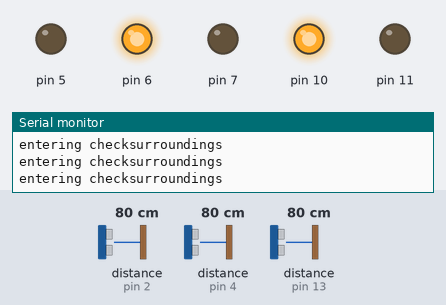
A sketch run on a simulated Arduino Mega 2560, built with avr-gcc and run on an emulated ATmega2560. Parts: output pins drawn as LEDs (lit = HIGH), the last lines printed to the serial monitor. Wiring (inferred from the names in the program): 3 × ultrasonic range finder: trigger pin 47, echo pin 2 / trigger pin 49, echo pin 4 / trigger pin 51, echo pin 13. The inputs (shaded band) are chosen by the test bench; at power-on: distance to the obstacle (sensors on pin 2, pin 4, pin 13) 80 cm. The echo pulse lasts 58.3 µs per cm; pins used as bus, display or sensor lines are not drawn.

Above: at 6.2 s.
6.3 s: distance to the obstacle (sensor on pin 2) set to 15 cm
9.3 s: distance to the obstacle (sensor on pin 2) set to 10 cm
At 10.5 s:
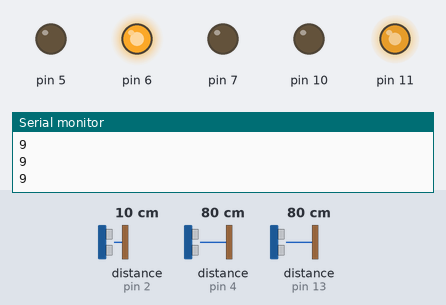
10.8 s: distance to the obstacle (sensor on pin 2) set to 97 cm
12.3 s: distance to the obstacle (sensor on pin 2) set to 104 cm
At 13.5 s:
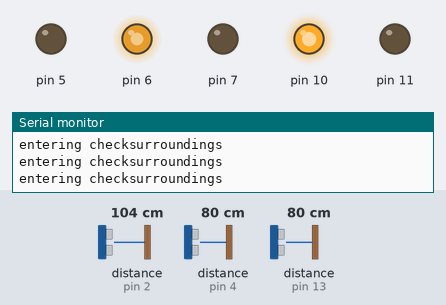
13.8 s: distance to the obstacle (sensor on pin 4) set to 14 cm
16.8 s: distance to the obstacle (sensor on pin 4) set to 11 cm
At 17.2 s:
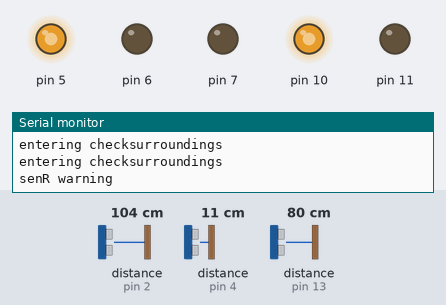
Timing chart, 0 to 19.3 s (numbered marks = the images above; inputs shaded):
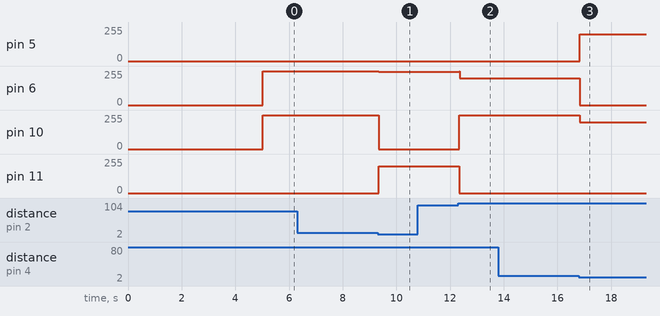

The sketch:

CarAI.ino
```cpp
#include "servo.h"
#include "motor.h"
#include "sensor.h"
#include "ai.h"
#include "Arduino.h"

ai robot;


#define sbi(PORT, bit) (PORT != 1 << bit);     //set a bit
#define cbi(PORT, bit) (PORT &= ~(1 << bit));  //clear a bit

int currentMotion; //the current movement the car is doing;
#define FOREWARD 1
#define STOP 2
//#define BACKWARDS 3
#define LEFT 4
#define RIGHT 5


#define CLOSEDISTANCE 10

void setup() {
	Serial.begin(9600);
	Serial.println("setup");

	robot.setup();
	delay(5000);
}

// the loop function runs over and over again until power down or reset
void loop() {
	Serial.println("loop");
	robot.start();

}
```

ai.cpp
```cpp
#include "ai.h"

#define SENSORCOUNT 3 //also change in sensors.cpp
#define MINWHILEDELAY delay(60);

//setup sensors
uint16_t sensorEchoPin[4] = { 2,13,4,8}; //these contain the pins for all the sensors
uint16_t sensorTrigPin[4] = { 47,51,49,8}; //9

uint32_t snapshot;

sensor sensors(sensorEchoPin, sensorTrigPin); //giving them to the class

uint8_t leftWarningCount = 0;
uint32_t leftWallHangingTime;

//setup engine
motor engine(6, 5, 10, 11);
//setup servo
servoCar servo(7);

bool servoDotted = false;

void ai::setup() {

	engine.setup();
	engineStop();

	//servo.line(servoDotted);

	sensors.fillSensors(5);
	for (size_t i = 0; i < SENSORCOUNT; i++)
	{
		sensorData[i] = sensors.GetSensorData(i); //maybe
	}

	leftWallHangingTime = millis();
}

void ai::start() {

	engineForward(255);

	snapshot = millis();

	while (true)
	{
		checkSurroundings(0);
		delay(20);
		if (millis() - snapshot >= 5500)
		{
			Serial.println("startLeftCircle");
			startLeftCircle();
			break;
		}
	}

	snapshot = millis();

	while (true)
	{
		checkSurroundings(1);
		delay(20);
		if (millis() - snapshot >= 27000)
		{
			break;
		}
	}

}

void ai::checkSurroundings(uint8_t mode) { //mode 0 straight mode 1 circle

	Serial.println("entering checksurroundings");
	sensors.fillSensors(5);

	if (sensors.GetSensorData(sensors.SenF) < 12 && sensors.GetSensorData(sensors.SenL) < 12 && sensors.GetSensorData(sensors.SenR) < 12)
	{
		Serial.println("lele");
		engineStop();
		mode = 3;
	}

	//servo.line(servoDotted);

	if (mode == 0 || mode == 1)
	{
		for (size_t i = 0; i < SENSORCOUNT; i++)
		{

			// add function to check all sensors to see if the car is not locked in position

			if (sensors.GetSensorData(i) < 12)
			{
				engineStop();

				if (i == sensors.SenF)
				{
					Serial.println("SenF warning");
					//turn left or right
					if (sensors.GetSensorData(sensors.SenL) - sensors.GetSensorData(sensors.SenR) <= 0)
					{
						spinRight(200);
						//turn right
						while (true)
						{
							sensors.fillSensors(sensors.SenF);
							Serial.println(sensors.GetSensorData(sensors.SenF));
							if (sensors.GetSensorData(sensors.SenF) >= 100)
							{
								carBackOnRail(mode);
								break;
							}
							MINWHILEDELAY
						}
					}
					else
					{
						spinLeft(200);
						while (true)
						{
							//turn left
							sensors.fillSensors(sensors.SenF);
							Serial.println(sensors.GetSensorData(sensors.SenF));
							Serial.println("wut");
							if (sensors.GetSensorData(sensors.SenF) >= 100)
							{

								carBackOnRail(mode);
								break;
							}
							MINWHILEDELAY
						}
					}
				}
				else if(i == sensors.SenL)
				{
					Serial.println("senL warning");  // if sensor left ois triggered 5 times in x amount of time do a 180 + degree turn to run away from the wall
					avoidLeftWallhanging();
					//turn right
					while (true)
					{
						spinRight(200);
						sensors.fillSensors(5);
						if (sensors.GetSensorData(sensors.SenF) >= 100 && sensors.GetSensorData(sensors.SenL) >= 12) //and sensors.getsensorsdate(sensors.senL) >= 15
						{
							carBackOnRail(mode);
							break;
						}
						MINWHILEDELAY
					}
				}
				else if(i == sensors.SenR)
				{
					Serial.println("senR warning");
					//turn left
					while (true)
					{
						spinLeft(200);
						sensors.fillSensors(5);
						if (sensors.GetSensorData(sensors.SenF) >= 100 && sensors.GetSensorData(sensors.SenR) >= 12) //and sensors.getsensorsdate(sensors.senR) >= 15
						{
							carBackOnRail(mode);
							break;
						}
						MINWHILEDELAY
					}

				}
			}
			//servoDotted = !servoDotted;
		}
	}
}

void ai::carBackOnRail(uint8_t mode) {

	if (mode == 0)
	{
		engineForward(255);
	}
	else if (mode == 1)
	{
		startLeftCircle();
	}

}

void ai::avoidLeftWallhanging()
{
	leftWarningCount++;
	if (leftWarningCount > 5)
	{
		if (millis() - leftWallHangingTime < 7000)
		{
			spinRight(255);
			delay(3500);
		}
		else
		{
			leftWarningCount = 0;
			leftWallHangingTime = millis();
		}
	}
}

void ai::startLeftCircle() {
	engine.LeftMotor(200, engine.FORWARD);
	engine.RightMotor(255, engine.FORWARD);
}

void ai::engineStop() {
	engine.LeftMotor(0, engine.FORWARD);
	engine.RightMotor(0, engine.FORWARD);
}

void ai::spinLeft(uint8_t speed) {
	engine.RightMotor(speed, engine.FORWARD);
	engine.LeftMotor(speed, engine.BACKWARDS);
}

void ai::spinRight(uint8_t speed) {
	engine.LeftMotor(250, engine.FORWARD);
	engine.RightMotor(speed, engine.BACKWARDS);
}

void ai::engineForward(uint8_t speed) {
	engine.LeftMotor(speed, engine.FORWARD);
	engine.RightMotor(speed, engine.FORWARD);
}
ai::~ai()
{
	delete sensorEchoPin;
	delete sensorData;
	delete sensorTrigPin;
}
```

ai.h
```cpp
#pragma once
#include "Arduino.h"
#include "sensor.h"
#include "motor.h"
#include "servoCar.h"

class ai
{
public:
	~ai();
	void setup();
	void start();
private:
	void checkSurroundings(uint8_t mode);
	void startLeftCircle();
	void engineStop();
	void spinLeft(uint8_t speed);
	void spinRight(uint8_t speed);
	void engineForward(uint8_t speed);
	void carBackOnRail(uint8_t mode);
	void avoidLeftWallhanging();

	uint32_t snapshot;
	uint8_t sensorData[4] = {255,255,255,255};
};
```

motor.cpp
```cpp
#include "motor.h"

#define MAXPWM 255

motor::motor(int pA1, int pA2, int pB1, int pB2)
{
	motorPins[0] = pA1;
	motorPins[1] = pA2;
	motorPins[2] = pB1;
	motorPins[3] = pB2;

}

void motor::setup() {

	for (size_t i = 0; i < sizeof(motorPins) / sizeof(motorPins[0]); i++)
	{
		pinMode(motorPins[i], OUTPUT);
	}
}

void motor::motorCombined(uint8_t speed, uint16_t direction, uint8_t side)
{

	if (direction == FORWARD)
	{
		if (speed == MAXPWM)
		{
			digitalWrite(motorPins[0 + side], HIGH);
			digitalWrite(motorPins[1 + side], LOW);

		}
		else if(speed == 0)
		{
			digitalWrite(motorPins[0 + side], LOW);
			digitalWrite(motorPins[1 + side], LOW);
		}
		else
		{
			analogWrite(motorPins[0 + side], speed);
			digitalWrite(motorPins[1 + side], LOW);
		}
	}
	if (direction == motor::BACKWARDS)
	{
		if (speed == MAXPWM)
		{
			digitalWrite(motorPins[0 + side], LOW);
			digitalWrite(motorPins[1 + side], HIGH);
		}
		else if (speed == 0)
		{
			digitalWrite(motorPins[0 + side], LOW);
			digitalWrite(motorPins[1 + side], LOW);
		}
		else
		{
			digitalWrite(motorPins[0 + side], LOW);
			analogWrite(motorPins[1 + side], speed);
		}
	}
}

void motor::LeftMotor(uint16_t speed, uint16_t direction)
{
	motorCombined(speed, direction, 0);
}

void motor::RightMotor(uint16_t speed, uint16_t direction)
{
	motorCombined(speed, direction, 2);
}


motor::~motor()
{
	delete motorPins;
}
```

motor.h
```cpp
#pragma once
#include "Arduino.h"

class motor
{
public:
	void setup();
	motor(int pA1, int pA2, int pB1, int pB2);
	void LeftMotor(uint16_t speed, uint16_t direction);
	void RightMotor(uint16_t speed, uint16_t direction); //see the uit16 def
	uint16_t FORWARD = 0x1;
	uint16_t BACKWARDS = 0x0;
	~motor();

private:
	prog_uint16_t motorPins[4];
	void motorCombined(uint8_t speed, uint16_t direction, uint8_t side);
};
```

sensor.cpp
```cpp
#include "sensor.h"

#define SENSORCOUNT 3

sensor::sensor(uint16_t sensorEchoPin[4], uint16_t sensorTrigPin[4])
{

	for (size_t i = 0; i < SENSORCOUNT; i++)
	{
		pinMode(sensorEchoPin[i], INPUT);
		pinMode(sensorTrigPin[i], OUTPUT);
		__sensorEchoPin = sensorEchoPin;
		__sensorTrigPin = sensorTrigPin;

		sensorCall[i] = millis();
	}
}

void sensor::fillSensors(uint8_t code) {
	//echo has to be replaced by echoFront/echoSide
	if (code == 5)
	{
		for (int i = 0; i < SENSORCOUNT; i++)
		{
			checkAge(i);
			__sensorDataEcho[i] = echo(__sensorEchoPin[i],__sensorTrigPin[i]);
		}
	}
	else
	{
		checkAge(code);
		__sensorDataEcho[code] = echo(__sensorEchoPin[code], __sensorTrigPin[code]);
	}

}

uint8_t sensor::GetSensorData(uint8_t number)
{
	return uint8_t(__sensorDataEcho[number]);
}

uint8_t sensor::echo(uint8_t echoPin, uint8_t trigPin)
{
	uint16_t maximumRange = 200; // Maximum range needed
	uint16_t minimumRange = 0; // Minimum range needed
	uint16_t duration, distance; // Duration used to calculate distance

	digitalWrite(trigPin, LOW);
	delayMicroseconds(2);

	digitalWrite(trigPin, HIGH);
	delayMicroseconds(10);

	digitalWrite(trigPin, LOW);
	duration = pulseIn(echoPin, HIGH);
	//Calculate the distance (in cm) based on the speed of sound.
	distance = duration / 58.2;

	if (distance >= maximumRange || distance <= minimumRange) {
		/* Send a negative number to computer and Turn LED ON
		to indicate "out of range" */
		return uint8_t(255);
	}
	else {
		/* Send the distance to the computer using Serial protocol, and
		turn LED OFF to indicate successful reading. */
		return uint8_t(distance);
	}
}

void sensor::checkAge(uint8_t number)
{
	if (millis() - sensorCall[number] < 10)
	{
		/*Serial.print("delay for ");
		Serial.println(10 - millis() - sensorCall[number]);
		delay(10 - millis() - sensorCall[number]);*/
		delay(10);
	}
	sensorCall[number] = millis();
}


sensor::~sensor()
{
	delete __sensorEchoPin;
	delete __sensorTrigPin;
	delete __sensorDataEcho;
}
```

sensor.h
```cpp
#pragma once
#include "Arduino.h"

class sensor
{
public:
	sensor(uint16_t sensorEchoPin[4] ,uint16_t sensorTrigPin[4]);
	uint8_t SenF = 0;
	uint8_t SenL = 1;
	uint8_t SenR = 2;
	uint8_t SenExtra = 3;

	void fillSensors(uint8_t code);
	uint8_t GetSensorData(uint8_t number);
	~sensor();

private:
	uint16_t* __sensorEchoPin;
	uint16_t* __sensorTrigPin;
	uint8_t __sensorDataEcho[4] = { -1,-1,-1,-1 };
	uint32_t sensorCall[4];

	uint8_t echo(uint8_t echoPin, uint8_t trigPin);
	void checkAge(uint8_t number);
};
```

servo.cpp
```cpp
//
//
//

#include "servo.h"

void ServoClass::init()
{

	myservo.attach(9);  // attaches the servo on pin 9 to the servo object
	Serial.begin(9600);
}

void ServoClass::loop()
{
	if (lineType == 1) { // dotted line
		val = 100;
		myservo.write(val);
		delay(195.25);     // waits for the servo to get there
		val = 80;
		myservo.write(val);
		delay(200);
	}
	else if (lineType == 2) { // full line
		val = 90;
		myservo.write(val);
	}
}
```

servo.h
```cpp
#pragma once
#include "Arduino.h"
#include <Servo.h> //servo library

class ServoClass
{
 public:
	 Servo myservo;  // create servo object to control a servo
	 int val;    //value to write to servo
	 int lineType = 1;
	void init();
	void loop();
};
```

servoCar.cpp
```cpp
#include "servoCar.h"

//Servo myservo;
uint8_t servoPin;

servoCar::servoCar(uint8_t intPin)
{
	//myservo.attach(intPin);
	servoPin = intPin;
	pinMode(intPin, OUTPUT);
}

void servoCar::lineCont()
{
	digitalWrite(servoPin, HIGH);
	delayMicroseconds(0);
	digitalWrite(servoPin, LOW);
	/*myservo.write(90);*/
}

void servoCar::lineDash()
{
	//digitalWrite(servoPin, HIGH);
	//delayMicroseconds(0);
	//digitalWrite(servoPin, LOW);
	//delay(200);
	//digitalWrite(servoPin, HIGH);
	//delayMicroseconds(1500);
	//digitalWrite(servoPin, LOW);
	//delay(200);
	//myservo.write(90);
	//delay(200);
	//myservo.write(90);
	//delay(196);

	digitalWrite(servoPin, HIGH);
	delayMicroseconds(0);
	digitalWrite(servoPin, LOW);

}

void servoCar::line(bool mode) {
	Serial.println("Servo Called");
	if (mode = true)
	{
		lineDash();
	}
	else
	{
		lineCont();
	}
}
```

servoCar.h
```cpp
#pragma once
#include "Arduino.h"
//#include "Servo.h"

class servoCar
{
public:
	servoCar(uint8_t intPin);
	void lineCont();
	void lineDash();
	void line(bool mode);
};
```

Measured:
- the behaviour switches between 13 and 12 cm on distance to the obstacle (sensor on pin 2) (found by bisection; images 0 and 1)
- the behaviour switches between 99 and 100 cm on distance to the obstacle (sensor on pin 2) (found by bisection; images 1 and 2)
- the behaviour switches between 13 and 12 cm on distance to the obstacle (sensor on pin 4) (found by bisection; images 2 and 3)
- after the input at 9.3 s, pin 6: 255/255 → 250/255 at once; pin 10: 255/255 → 0/255 at once; pin 11: 0/255 → 200/255 at once
- after the input at 12.3 s, pin 6: 250/255 → 200/255 at once; pin 10: 0/255 → 255/255 at once; pin 11: 200/255 → 0/255 at once
- after the input at 16.8 s, pin 5: 0/255 → 200/255 at once; pin 6: 200/255 → 0/255 at once; pin 10: 255/255 → 200/255 at once
